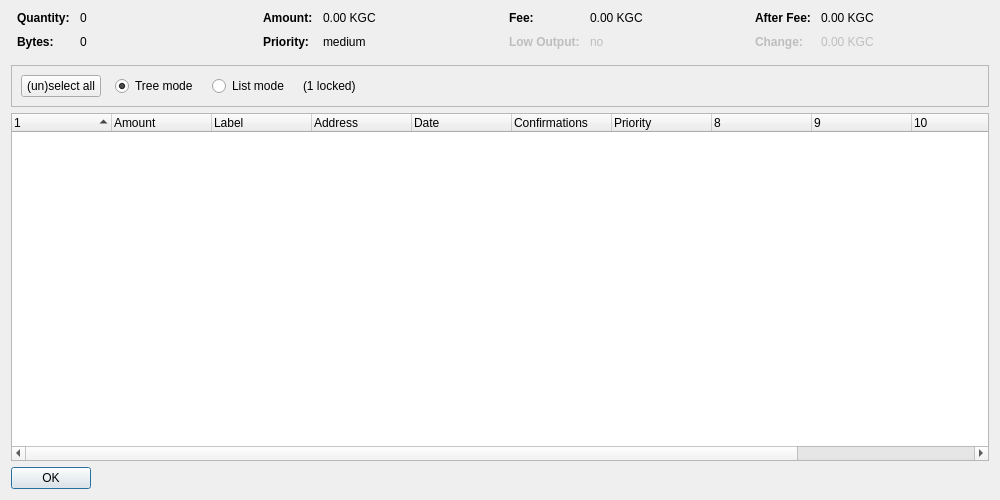
<?xml version="1.0" encoding="UTF-8"?>
<ui version="4.0">
 <class>CoinControlDialog</class>
 <widget class="QDialog" name="CoinControlDialog">
  <property name="geometry">
   <rect>
    <x>0</x>
    <y>0</y>
    <width>1000</width>
    <height>500</height>
   </rect>
  </property>
  <property name="windowTitle">
   <string>Coin Control Address Selection</string>
  </property>
  <layout class="QVBoxLayout" name="verticalLayout">
   <item>
    <layout class="QHBoxLayout" name="horizontalLayoutTop" stretch="0,0,0,0">
     <property name="topMargin">
      <number>0</number>
     </property>
     <property name="bottomMargin">
      <number>10</number>
     </property>
     <item>
      <layout class="QFormLayout" name="formLayoutCoinControl1">
       <property name="horizontalSpacing">
        <number>10</number>
       </property>
       <property name="verticalSpacing">
        <number>10</number>
       </property>
       <property name="leftMargin">
        <number>6</number>
       </property>
       <property name="rightMargin">
        <number>6</number>
       </property>
       <item row="0" column="0">
        <widget class="QLabel" name="labelCoinControlQuantityText">
         <property name="font">
          <font>
           <weight>75</weight>
           <bold>true</bold>
          </font>
         </property>
         <property name="text">
          <string>Quantity:</string>
         </property>
        </widget>
       </item>
       <item row="0" column="1">
        <widget class="QLabel" name="labelCoinControlQuantity">
         <property name="cursor">
          <cursorShape>IBeamCursor</cursorShape>
         </property>
         <property name="contextMenuPolicy">
          <enum>Qt::ActionsContextMenu</enum>
         </property>
         <property name="text">
          <string notr="true">0</string>
         </property>
         <property name="textInteractionFlags">
          <set>Qt::LinksAccessibleByMouse|Qt::TextSelectableByKeyboard|Qt::TextSelectableByMouse</set>
         </property>
        </widget>
       </item>
       <item row="1" column="0">
        <widget class="QLabel" name="labelCoinControlBytesText">
         <property name="font">
          <font>
           <weight>75</weight>
           <bold>true</bold>
          </font>
         </property>
         <property name="text">
          <string>Bytes:</string>
         </property>
        </widget>
       </item>
       <item row="1" column="1">
        <widget class="QLabel" name="labelCoinControlBytes">
         <property name="cursor">
          <cursorShape>IBeamCursor</cursorShape>
         </property>
         <property name="contextMenuPolicy">
          <enum>Qt::ActionsContextMenu</enum>
         </property>
         <property name="text">
          <string notr="true">0</string>
         </property>
         <property name="textInteractionFlags">
          <set>Qt::LinksAccessibleByMouse|Qt::TextSelectableByKeyboard|Qt::TextSelectableByMouse</set>
         </property>
        </widget>
       </item>
      </layout>
     </item>
     <item>
      <layout class="QFormLayout" name="formLayoutCoinControl2">
       <property name="horizontalSpacing">
        <number>10</number>
       </property>
       <property name="verticalSpacing">
        <number>10</number>
       </property>
       <property name="leftMargin">
        <number>6</number>
       </property>
       <property name="rightMargin">
        <number>6</number>
       </property>
       <item row="0" column="0">
        <widget class="QLabel" name="labelCoinControlAmountText">
         <property name="font">
          <font>
           <weight>75</weight>
           <bold>true</bold>
          </font>
         </property>
         <property name="text">
          <string>Amount:</string>
         </property>
        </widget>
       </item>
       <item row="0" column="1">
        <widget class="QLabel" name="labelCoinControlAmount">
         <property name="cursor">
          <cursorShape>IBeamCursor</cursorShape>
         </property>
         <property name="contextMenuPolicy">
          <enum>Qt::ActionsContextMenu</enum>
         </property>
         <property name="text">
          <string notr="true">0.00 KGC</string>
         </property>
         <property name="textInteractionFlags">
          <set>Qt::LinksAccessibleByMouse|Qt::TextSelectableByKeyboard|Qt::TextSelectableByMouse</set>
         </property>
        </widget>
       </item>
       <item row="1" column="0">
        <widget class="QLabel" name="labelCoinControlPriorityText">
         <property name="font">
          <font>
           <weight>75</weight>
           <bold>true</bold>
          </font>
         </property>
         <property name="text">
          <string>Priority:</string>
         </property>
        </widget>
       </item>
       <item row="1" column="1">
        <widget class="QLabel" name="labelCoinControlPriority">
         <property name="cursor">
          <cursorShape>IBeamCursor</cursorShape>
         </property>
         <property name="contextMenuPolicy">
          <enum>Qt::ActionsContextMenu</enum>
         </property>
         <property name="text">
          <string notr="true">medium</string>
         </property>
         <property name="textInteractionFlags">
          <set>Qt::LinksAccessibleByMouse|Qt::TextSelectableByKeyboard|Qt::TextSelectableByMouse</set>
         </property>
        </widget>
       </item>
      </layout>
     </item>
     <item>
      <layout class="QFormLayout" name="formLayoutCoinControl3">
       <property name="horizontalSpacing">
        <number>10</number>
       </property>
       <property name="verticalSpacing">
        <number>10</number>
       </property>
       <property name="leftMargin">
        <number>6</number>
       </property>
       <property name="rightMargin">
        <number>6</number>
       </property>
       <item row="0" column="0">
        <widget class="QLabel" name="labelCoinControlFeeText">
         <property name="font">
          <font>
           <weight>75</weight>
           <bold>true</bold>
          </font>
         </property>
         <property name="text">
          <string>Fee:</string>
         </property>
        </widget>
       </item>
       <item row="0" column="1">
        <widget class="QLabel" name="labelCoinControlFee">
         <property name="cursor">
          <cursorShape>IBeamCursor</cursorShape>
         </property>
         <property name="contextMenuPolicy">
          <enum>Qt::ActionsContextMenu</enum>
         </property>
         <property name="text">
          <string notr="true">0.00 KGC</string>
         </property>
         <property name="textInteractionFlags">
          <set>Qt::LinksAccessibleByMouse|Qt::TextSelectableByKeyboard|Qt::TextSelectableByMouse</set>
         </property>
        </widget>
       </item>
       <item row="1" column="0">
        <widget class="QLabel" name="labelCoinControlLowOutputText">
         <property name="enabled">
          <bool>false</bool>
         </property>
         <property name="font">
          <font>
           <weight>75</weight>
           <bold>true</bold>
          </font>
         </property>
         <property name="text">
          <string>Low Output:</string>
         </property>
        </widget>
       </item>
       <item row="1" column="1">
        <widget class="QLabel" name="labelCoinControlLowOutput">
         <property name="enabled">
          <bool>false</bool>
         </property>
         <property name="cursor">
          <cursorShape>IBeamCursor</cursorShape>
         </property>
         <property name="contextMenuPolicy">
          <enum>Qt::ActionsContextMenu</enum>
         </property>
         <property name="text">
          <string notr="true">no</string>
         </property>
         <property name="textInteractionFlags">
          <set>Qt::LinksAccessibleByMouse|Qt::TextSelectableByKeyboard|Qt::TextSelectableByMouse</set>
         </property>
        </widget>
       </item>
      </layout>
     </item>
     <item>
      <layout class="QFormLayout" name="formLayoutCoinControl4">
       <property name="horizontalSpacing">
        <number>10</number>
       </property>
       <property name="verticalSpacing">
        <number>10</number>
       </property>
       <property name="leftMargin">
        <number>6</number>
       </property>
       <property name="rightMargin">
        <number>6</number>
       </property>
       <item row="0" column="0">
        <widget class="QLabel" name="labelCoinControlAfterFeeText">
         <property name="font">
          <font>
           <weight>75</weight>
           <bold>true</bold>
          </font>
         </property>
         <property name="text">
          <string>After Fee:</string>
         </property>
        </widget>
       </item>
       <item row="0" column="1">
        <widget class="QLabel" name="labelCoinControlAfterFee">
         <property name="cursor">
          <cursorShape>IBeamCursor</cursorShape>
         </property>
         <property name="contextMenuPolicy">
          <enum>Qt::ActionsContextMenu</enum>
         </property>
         <property name="text">
          <string notr="true">0.00 KGC</string>
         </property>
         <property name="textInteractionFlags">
          <set>Qt::LinksAccessibleByMouse|Qt::TextSelectableByKeyboard|Qt::TextSelectableByMouse</set>
         </property>
        </widget>
       </item>
       <item row="1" column="0">
        <widget class="QLabel" name="labelCoinControlChangeText">
         <property name="enabled">
          <bool>false</bool>
         </property>
         <property name="font">
          <font>
           <weight>75</weight>
           <bold>true</bold>
          </font>
         </property>
         <property name="text">
          <string>Change:</string>
         </property>
        </widget>
       </item>
       <item row="1" column="1">
        <widget class="QLabel" name="labelCoinControlChange">
         <property name="enabled">
          <bool>false</bool>
         </property>
         <property name="cursor">
          <cursorShape>IBeamCursor</cursorShape>
         </property>
         <property name="contextMenuPolicy">
          <enum>Qt::ActionsContextMenu</enum>
         </property>
         <property name="text">
          <string notr="true">0.00 KGC</string>
         </property>
         <property name="textInteractionFlags">
          <set>Qt::LinksAccessibleByMouse|Qt::TextSelectableByKeyboard|Qt::TextSelectableByMouse</set>
         </property>
        </widget>
       </item>
      </layout>
     </item>
    </layout>
   </item>
   <item>
    <widget class="QFrame" name="frame">
     <property name="minimumSize">
      <size>
       <width>0</width>
       <height>40</height>
      </size>
     </property>
     <property name="frameShape">
      <enum>QFrame::StyledPanel</enum>
     </property>
     <property name="frameShadow">
      <enum>QFrame::Sunken</enum>
     </property>
     <layout class="QHBoxLayout" name="horizontalLayout">
      <item>
       <layout class="QHBoxLayout" name="horizontalLayoutPanel" stretch="0,0,0,0,0">
        <property name="spacing">
         <number>14</number>
        </property>
        <item>
         <widget class="QPushButton" name="pushButtonSelectAll">
          <property name="sizePolicy">
           <sizepolicy hsizetype="Maximum" vsizetype="Fixed">
            <horstretch>0</horstretch>
            <verstretch>0</verstretch>
           </sizepolicy>
          </property>
          <property name="text">
           <string>(un)select all</string>
          </property>
         </widget>
        </item>
        <item>
         <widget class="QRadioButton" name="radioTreeMode">
          <property name="sizePolicy">
           <sizepolicy hsizetype="Maximum" vsizetype="Fixed">
            <horstretch>0</horstretch>
            <verstretch>0</verstretch>
           </sizepolicy>
          </property>
          <property name="text">
           <string>Tree mode</string>
          </property>
          <property name="checked">
           <bool>true</bool>
          </property>
         </widget>
        </item>
        <item>
         <widget class="QRadioButton" name="radioListMode">
          <property name="sizePolicy">
           <sizepolicy hsizetype="Maximum" vsizetype="Fixed">
            <horstretch>0</horstretch>
            <verstretch>0</verstretch>
           </sizepolicy>
          </property>
          <property name="text">
           <string>List mode</string>
          </property>
         </widget>
        </item>
        <item>
         <widget class="QLabel" name="labelLocked">
          <property name="text">
           <string notr="true">(1 locked)</string>
          </property>
         </widget>
        </item>
        <item>
         <spacer name="horizontalSpacer">
          <property name="orientation">
           <enum>Qt::Horizontal</enum>
          </property>
          <property name="sizeHint" stdset="0">
           <size>
            <width>40</width>
            <height>20</height>
           </size>
          </property>
         </spacer>
        </item>
       </layout>
      </item>
     </layout>
    </widget>
   </item>
   <item>
    <widget class="CoinControlTreeWidget" name="treeWidget">
     <property name="contextMenuPolicy">
      <enum>Qt::CustomContextMenu</enum>
     </property>
     <property name="sortingEnabled">
      <bool>false</bool>
     </property>
     <property name="columnCount">
      <number>12</number>
     </property>
     <attribute name="headerShowSortIndicator" stdset="0">
      <bool>true</bool>
     </attribute>
     <attribute name="headerStretchLastSection">
      <bool>false</bool>
     </attribute>
     <column>
      <property name="text">
       <string/>
      </property>
     </column>
     <column>
      <property name="text">
       <string>Amount</string>
      </property>
     </column>
     <column>
      <property name="text">
       <string notr="true">Label</string>
      </property>
     </column>
     <column>
      <property name="text">
       <string>Address</string>
      </property>
     </column>
     <column>
      <property name="text">
       <string>Date</string>
      </property>
     </column>
     <column>
      <property name="text">
       <string>Confirmations</string>
      </property>
      <property name="toolTip">
       <string>Confirmed</string>
      </property>
     </column>
     <column>
      <property name="text">
       <string>Priority</string>
      </property>
     </column>
     <column>
      <property name="text">
       <string/>
      </property>
     </column>
     <column>
      <property name="text">
       <string/>
      </property>
     </column>
     <column>
      <property name="text">
       <string/>
      </property>
     </column>
     <column>
      <property name="text">
       <string/>
      </property>
     </column>
     <column>
      <property name="text">
       <string/>
      </property>
     </column>
    </widget>
   </item>
   <item>
    <widget class="QDialogButtonBox" name="buttonBox">
     <property name="sizePolicy">
      <sizepolicy hsizetype="Maximum" vsizetype="Fixed">
       <horstretch>0</horstretch>
       <verstretch>0</verstretch>
      </sizepolicy>
     </property>
     <property name="orientation">
      <enum>Qt::Horizontal</enum>
     </property>
     <property name="standardButtons">
      <set>QDialogButtonBox::Ok</set>
     </property>
    </widget>
   </item>
  </layout>
 </widget>
 <customwidgets>
  <customwidget>
   <class>CoinControlTreeWidget</class>
   <extends>QTreeWidget</extends>
   <header>coincontroltreewidget.h</header>
  </customwidget>
 </customwidgets>
 <resources/>
 <connections/>
</ui>
